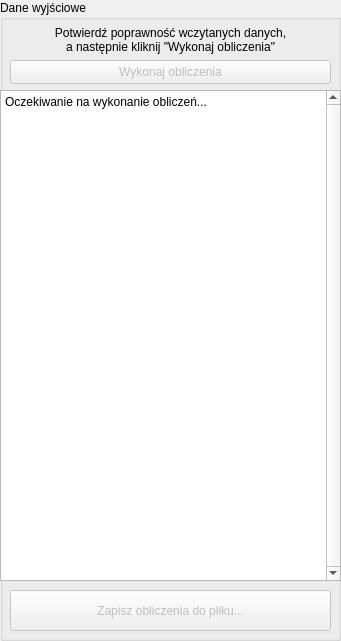
   <widget class="QGroupBox" name="interface_group_box">
    <property name="geometry">
     <rect>
      <x>460</x>
      <y>10</y>
      <width>341</width>
      <height>641</height>
     </rect>
    </property>
    <property name="title">
     <string>Dane wyjściowe</string>
    </property>
    <widget class="QTextEdit" name="output_data">
     <property name="geometry">
      <rect>
       <x>0</x>
       <y>90</y>
       <width>341</width>
       <height>491</height>
      </rect>
     </property>
     <property name="verticalScrollBarPolicy">
      <enum>Qt::ScrollBarAlwaysOn</enum>
     </property>
     <property name="readOnly">
      <bool>true</bool>
     </property>
     <property name="html">
      <string>&lt;!DOCTYPE HTML PUBLIC &quot;-//W3C//DTD HTML 4.0//EN&quot; &quot;http://www.w3.org/TR/REC-html40/strict.dtd&quot;&gt;
&lt;html&gt;&lt;head&gt;&lt;meta name=&quot;qrichtext&quot; content=&quot;1&quot; /&gt;&lt;meta charset=&quot;utf-8&quot; /&gt;&lt;style type=&quot;text/css&quot;&gt;
p, li { white-space: pre-wrap; }
hr { height: 1px; border-width: 0; }
li.unchecked::marker { content: &quot;\2610&quot;; }
li.checked::marker { content: &quot;\2612&quot;; }
&lt;/style&gt;&lt;/head&gt;&lt;body style=&quot; font-family:'Segoe UI'; font-size:9pt; font-weight:400; font-style:normal;&quot;&gt;
&lt;p style=&quot; margin-top:0px; margin-bottom:0px; margin-left:0px; margin-right:0px; -qt-block-indent:0; text-indent:0px;&quot;&gt;Oczekiwanie na wykonanie obliczeń...&lt;/p&gt;&lt;/body&gt;&lt;/html&gt;</string>
     </property>
    </widget>
    <widget class="QPushButton" name="save">
     <property name="enabled">
      <bool>false</bool>
     </property>
     <property name="geometry">
      <rect>
       <x>10</x>
       <y>590</y>
       <width>321</width>
       <height>41</height>
      </rect>
     </property>
     <property name="text">
      <string>Zapisz obliczenia do pliku...</string>
     </property>
    </widget>
    <widget class="QPushButton" name="calculate">
     <property name="enabled">
      <bool>false</bool>
     </property>
     <property name="geometry">
      <rect>
       <x>10</x>
       <y>60</y>
       <width>321</width>
       <height>24</height>
      </rect>
     </property>
     <property name="text">
      <string>Wykonaj obliczenia</string>
     </property>
    </widget>
    <widget class="QLabel" name="confirm_data">
     <property name="geometry">
      <rect>
       <x>10</x>
       <y>20</y>
       <width>321</width>
       <height>41</height>
      </rect>
     </property>
     <property name="text">
      <string>&lt;html&gt;&lt;head/&gt;&lt;body&gt;&lt;p align=&quot;center&quot;&gt;Potwierdź poprawność wczytanych danych,&lt;br/&gt;a następnie kliknij &amp;quot;Wykonaj obliczenia&amp;quot;&lt;/p&gt;&lt;/body&gt;&lt;/html&gt;</string>
     </property>
     <property name="wordWrap">
      <bool>true</bool>
     </property>
    </widget>
   </widget>
